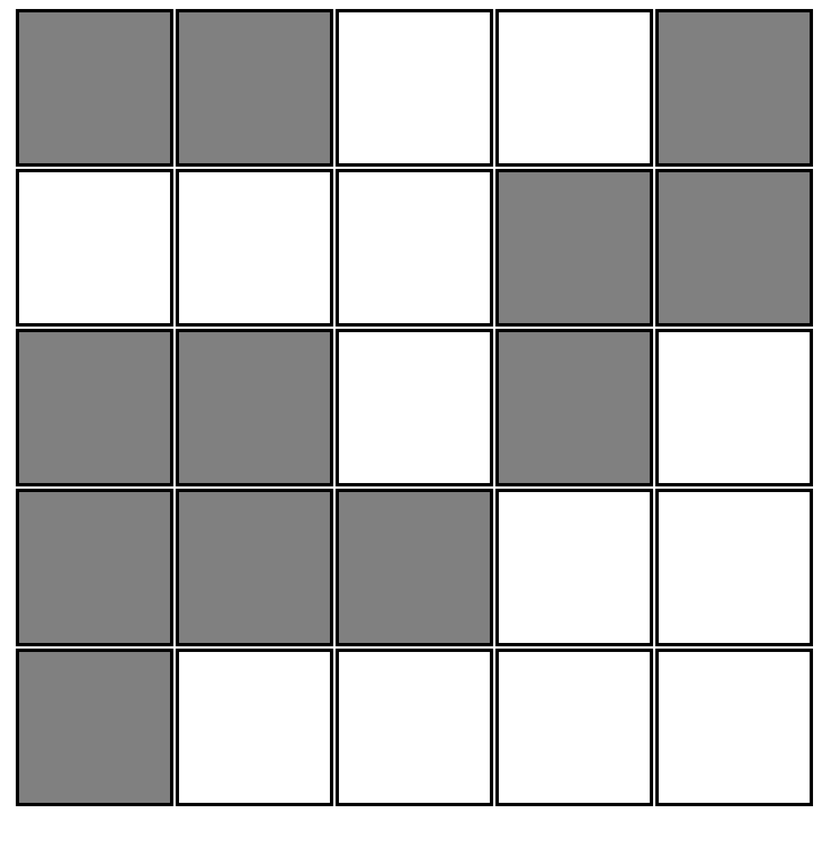
#> input picture learningcv/base6.png, 831 x 849 px, shrunk from 1476 x 1508 before the run
$ python contours2.py
#> lines starting #> are read from the running program, lines starting #| are printed output that depends on the picture; after the words box and inside, x2 and y2 are one past the last pixel; in counts of white or black regions, pixels touching at a corner belong together
import cv2
import numpy as np
from imutils import contours as cnts

img = cv2.imread("base6.png")
#> img is the input picture: shape (849, 831, 3); min 0, max 255, mean 187

cv2.imshow('Original Image',img)
cv2.waitKey()

blurred = cv2.GaussianBlur(img, (5, 5), 0) # Blur
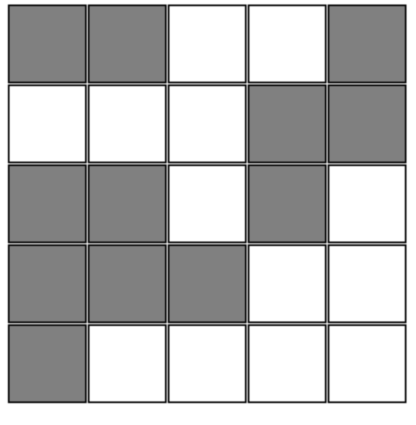
#> blurred: shape (849, 831, 3) (shown at 1/2 size); min 8, max 255, mean 187

canny = cv2.Canny(blurred, 30, 150) # Canny
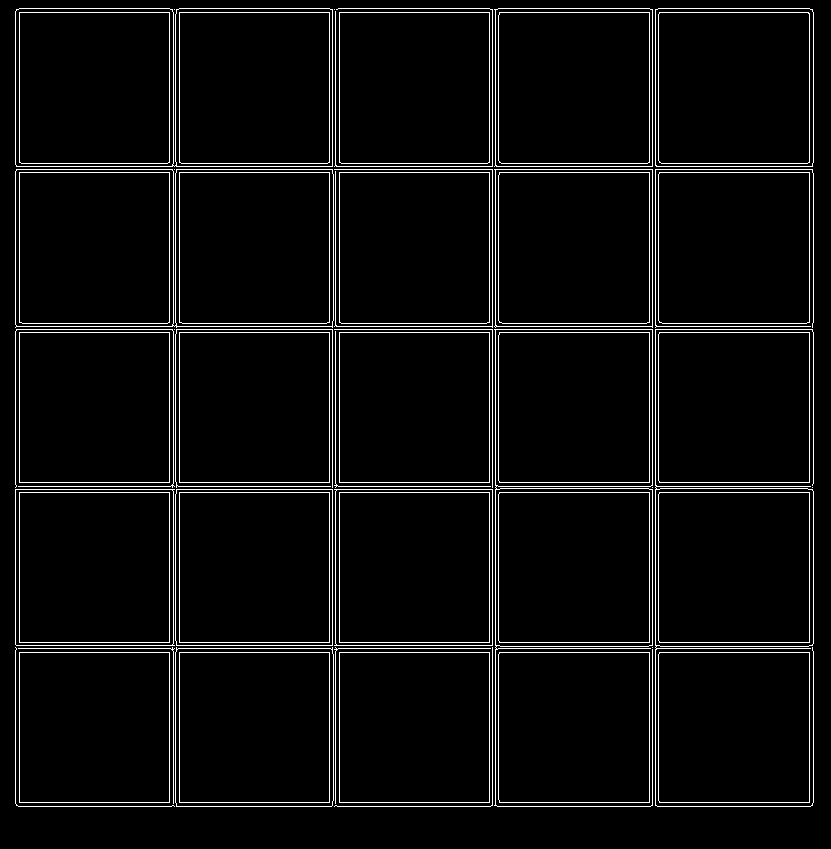
#> canny: shape (849, 831); 4.4% white in thin lines or dots
cv2.imshow('new image', canny)
cv2.waitKey()

contours, _ = cv2.findContours(canny,cv2.RETR_TREE,cv2.CHAIN_APPROX_SIMPLE)
#> contours = 94 contours, 19 with area under 20; largest, box (x1, y1, x2, y2) and area: (15, 8, 333, 167) 49742, (15, 169, 334, 328) 49591, (494, 329, 653, 807) 49442, (655, 8, 814, 167) 24952, (655, 329, 814, 807) 24949
contours = contours[0::4]
#> contours = 24 contours, 4 with area under 20; largest, box (x1, y1, x2, y2) and area: (494, 329, 653, 807) 49442, (655, 329, 814, 807) 24949, (175, 648, 334, 807) 24941, (175, 8, 333, 167) 24789, (175, 169, 334, 327) 24787
print('Cs')
print(img.shape)
#| (849, 831, 3)
bin_rep = ""

# [6 lines of commented-out code are left out]
print(len(contours))
#| 24
for c in contours:
    # print(c)
    print(img[c[0][0][0]+20][c[0][0][1]+20],img[c[0][0][0]+20][c[0][0][1]+20][0] != 255)
    img = cv2.circle(img, (c[0][0][1]+20,c[0][0][0]+20), 5, (0, 0, 255), 2)
    if img[c[0][0][1]+20][c[0][0][0]+20][0] != 255:
        bin_rep += "1"
    else:
        bin_rep += "0"
    cv2.imshow('Original Im',img)
    cv2.waitKey()
#> this loop made 24 passes
#> (c, bin_rep) on passes 2, 3, 20: ([[339, 652], [339, 802], [489, 802], [489, 652]], '00'), ([[652, 647]], '000'), ([[334, 9]], '00001111010111111000')
#> (printed output is left out)
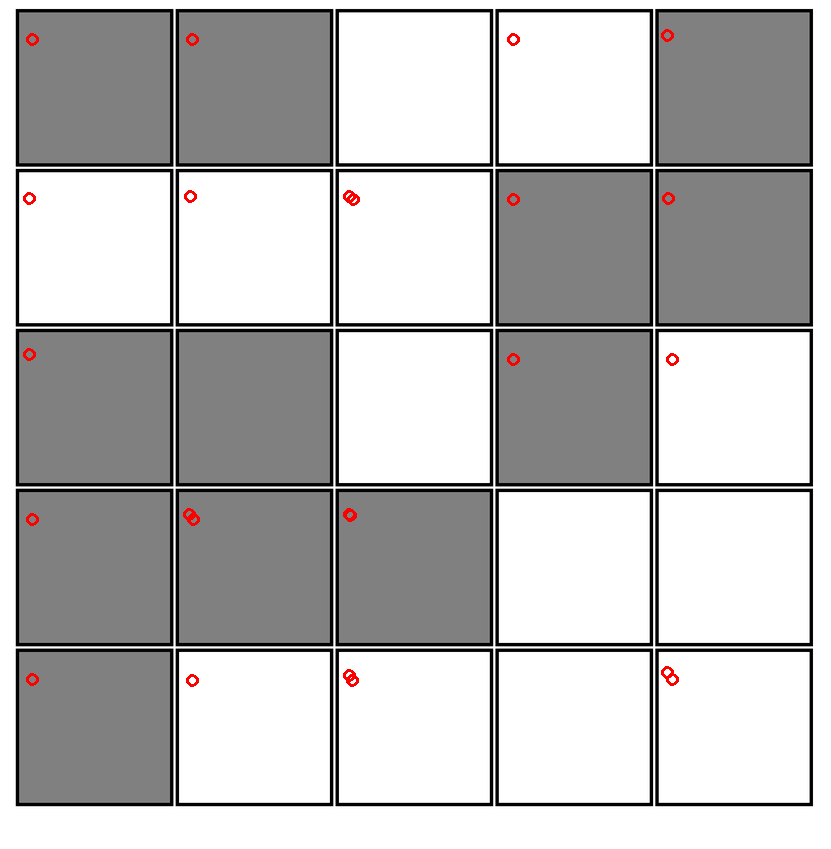
#> img: shape (849, 831, 3); mean B, G, R 186.4, 186.4, 187.2

bin_rep = bin_rep[::-1]
#> bin_rep = '110100011111101011110000'
print(bin_rep)
#| 110100011111101011110000
print(bin_rep == "1100100011110101110010000")
#| False
    # print(img[c[0]])
cv2.imshow('Original Im',img)
cv2.waitKey()
# [7 lines of commented-out code are left out]
cv2.drawContours(canny, contours, -1, 255, 2)
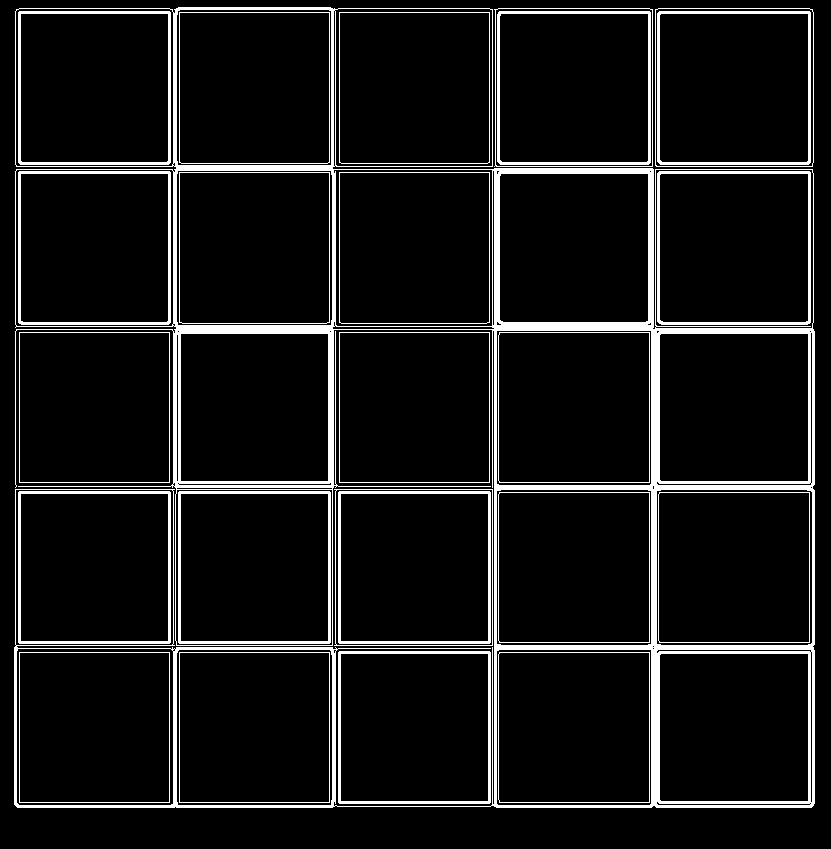
#> canny: shape (849, 831); 8.5% white; 25 white regions, largest, box (x1, y1, x2, y2) and area: (14, 7, 815, 808) 34912, (497, 11, 651, 165) 1804, (657, 11, 811, 165) 1804
thresh = 255 - canny

h, w = thresh.shape[:2]
mask = np.zeros((h+2, w+2), np.uint8)
# Floodfill from point (0, 0)
cv2.floodFill(thresh, mask, (0,0), 123);
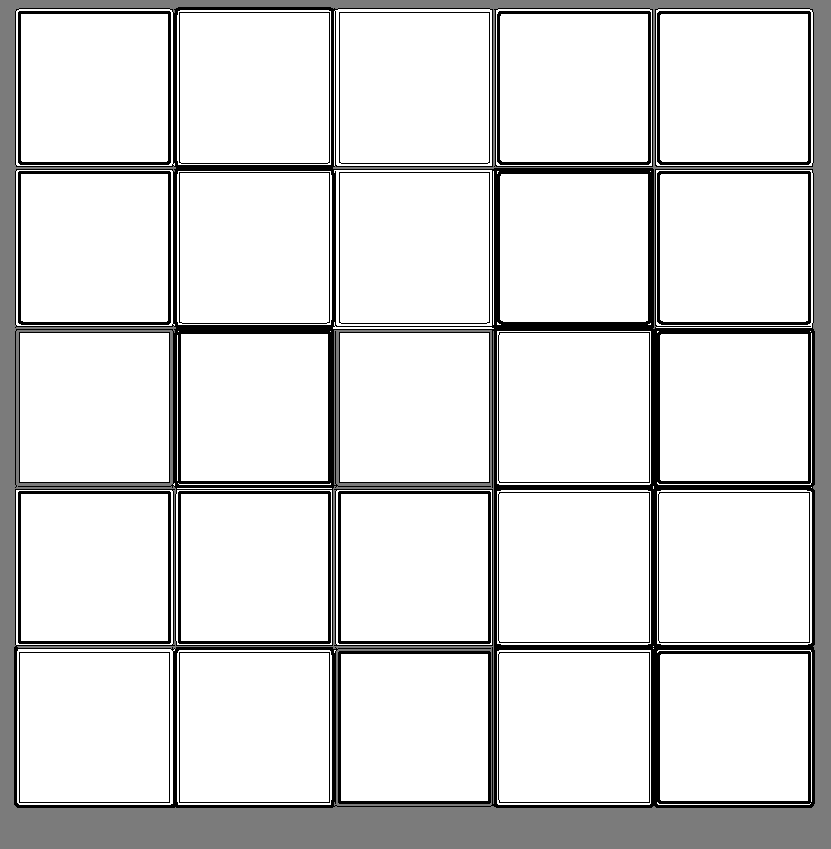
#> thresh: shape (849, 831); min 0, max 255, mean 219.2

cv2.imshow('new image', thresh)
cv2.waitKey()

$ run again, with learningcv/base2.png copied over learningcv/base6.png
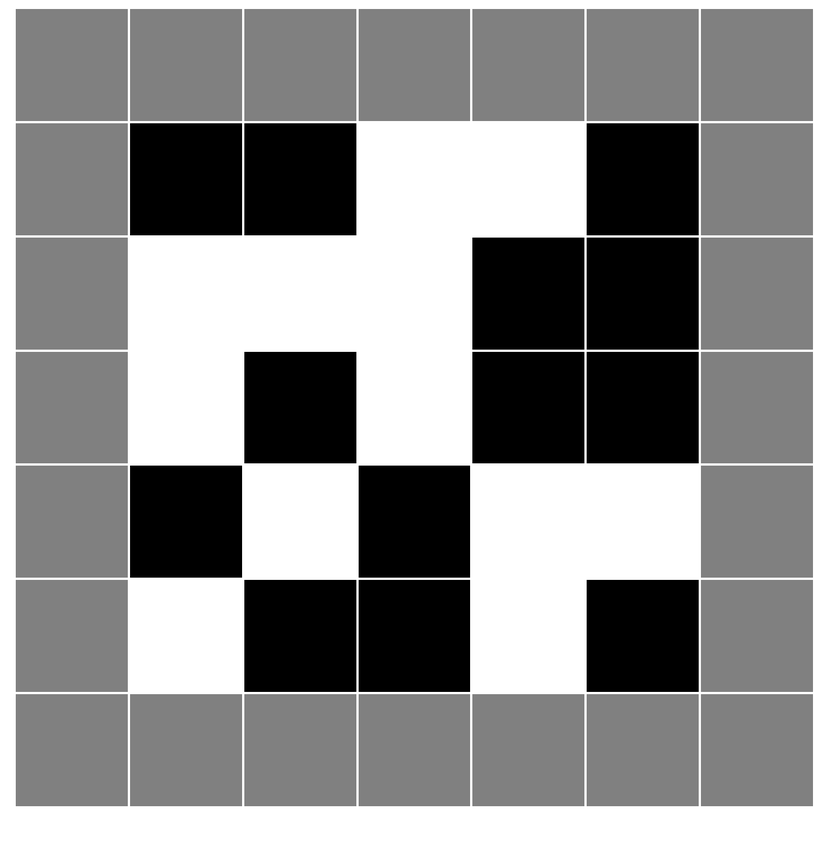
#> input picture learningcv/base2.png, 831 x 849 px, shrunk from 1476 x 1508 before the run
#> img is the input picture: shape (849, 831, 3); min 0, max 255, mean 141.9
#> `canny = cv2.Canny(blurred, 30, 150)`:
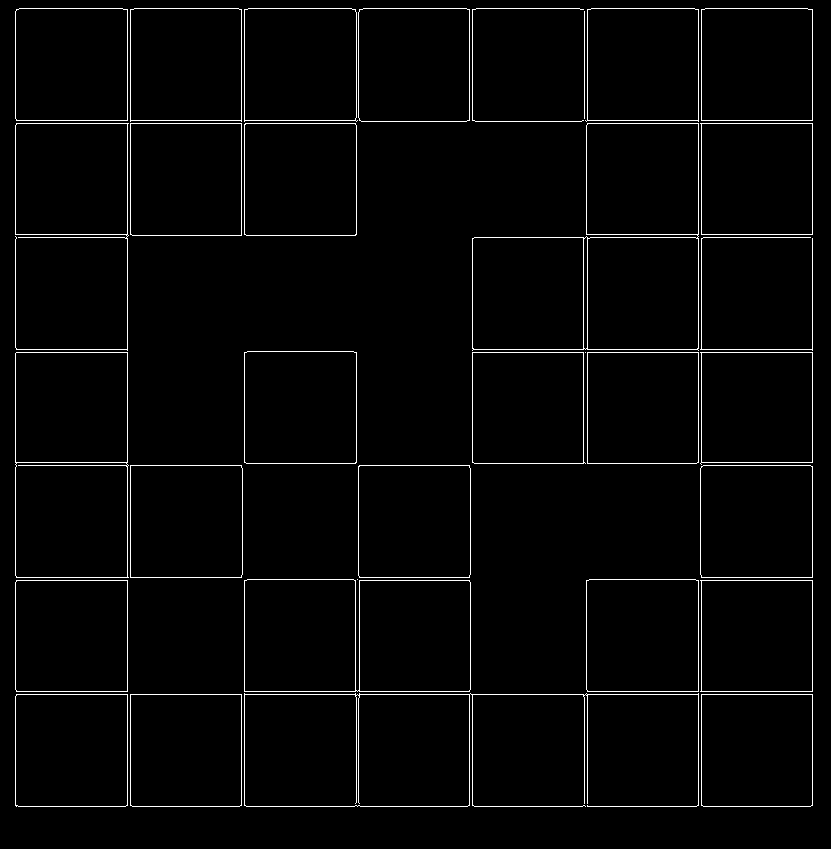
#> canny: shape (849, 831); 2.3% white in thin lines or dots
#> `contours, _ = cv2.findContours(canny,cv2.RETR_TREE,cv2.CHAIN_APPROX_SI..`: contours = 67 contours, 8 with area under 20; largest, box (x1, y1, x2, y2) and area: (472, 123, 699, 351) 37736, (244, 693, 699, 807) 25201, (15, 352, 129, 578) 25196, (244, 694, 470, 807) 25186, (244, 579, 471, 692) 24748
#> `contours = contours[0::4]`: contours = 17 contours, 1 with area under 20; largest, box (x1, y1, x2, y2) and area: (15, 352, 129, 578) 25196, (244, 579, 471, 692) 24748, (15, 694, 128, 807) 12540, (130, 465, 243, 578) 12537, (244, 351, 357, 464) 12537
#| (849, 831, 3)
#| 17
#> the loop `for c in contours:` made 17 passes
#> (c, bin_rep) on pass 3: ([[585, 694], [586, 693], [587, 694], [586, 695]], '111')
#> (printed output is left out)
#| 11111111111111111
#| False
#> `cv2.floodFill(thresh, mask, (0,0), 123);`:
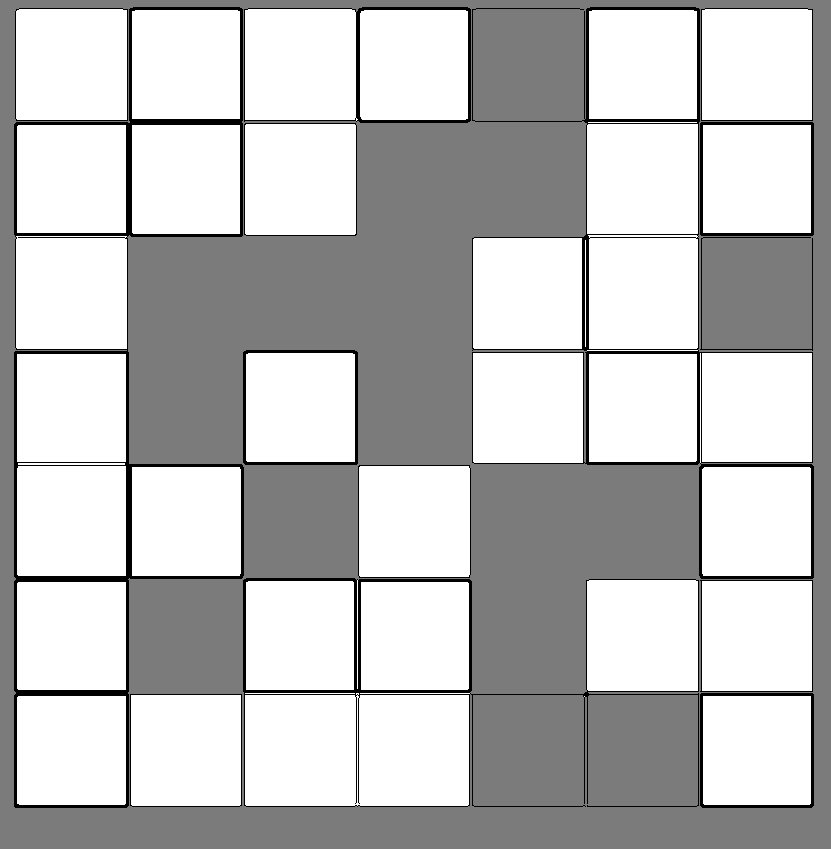
#> thresh: shape (849, 831); min 0, max 255, mean 191.8

$ run again, with learningcv/base3.png copied over learningcv/base6.png
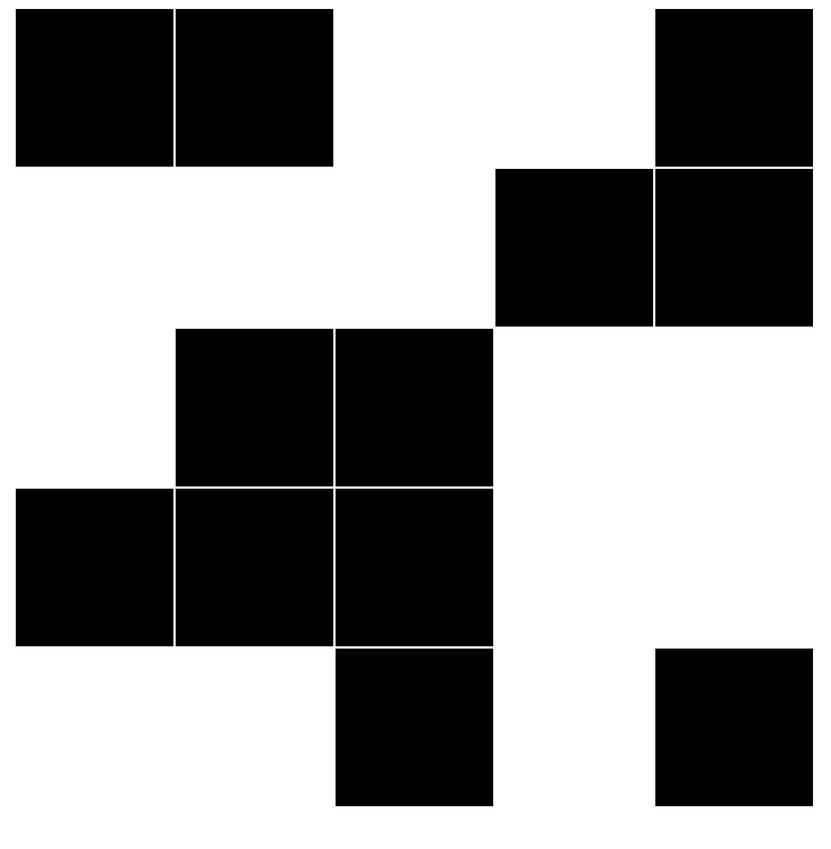
#> input picture learningcv/base3.png, 831 x 849 px, shrunk from 1476 x 1508 before the run
#> img is the input picture: shape (849, 831, 3); min 0, max 255, mean 147.2
#> `canny = cv2.Canny(blurred, 30, 150)`:
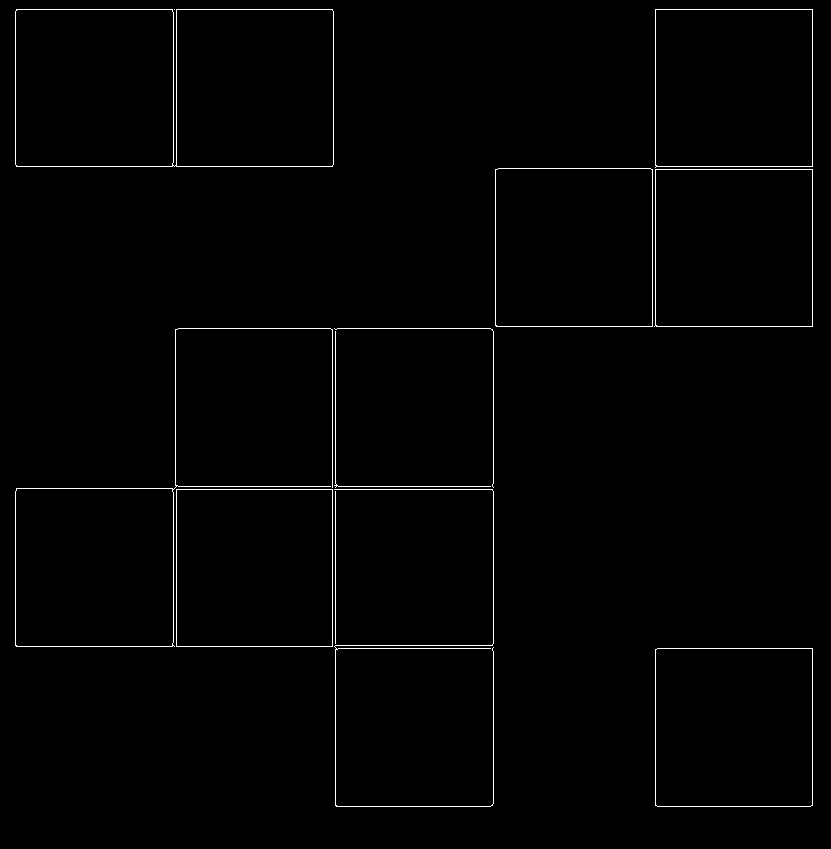
#> canny: shape (849, 831); 1.1% white in thin lines or dots
#> `contours, _ = cv2.findContours(canny,cv2.RETR_TREE,cv2.CHAIN_APPROX_SI..`: contours = 20 contours, 5 with area under 20; largest, box (x1, y1, x2, y2) and area: (15, 9, 334, 167) 49445, (15, 328, 333, 647) 24958, (15, 488, 174, 647) 24951, (655, 648, 813, 807) 24802, (495, 168, 653, 327) 24802
#> `contours = contours[0::4]`: contours = 5 contours, 1 with area under 20; largest, box (x1, y1, x2, y2) and area: (15, 328, 333, 647) 24958, (655, 648, 813, 807) 24802, (495, 168, 653, 327) 24802, (176, 489, 333, 647) 24492
#| (849, 831, 3)
#| 5
#> the loop `for c in contours:` made 5 passes
#> (c, bin_rep) on passes 2, 5: ([[176, 489], [176, 646], [332, 646], [332, 489]], '11'), ([[174, 9]], '11111')
#> (printed output is left out)
#| 11111
#| False
#> `cv2.floodFill(thresh, mask, (0,0), 123);`:
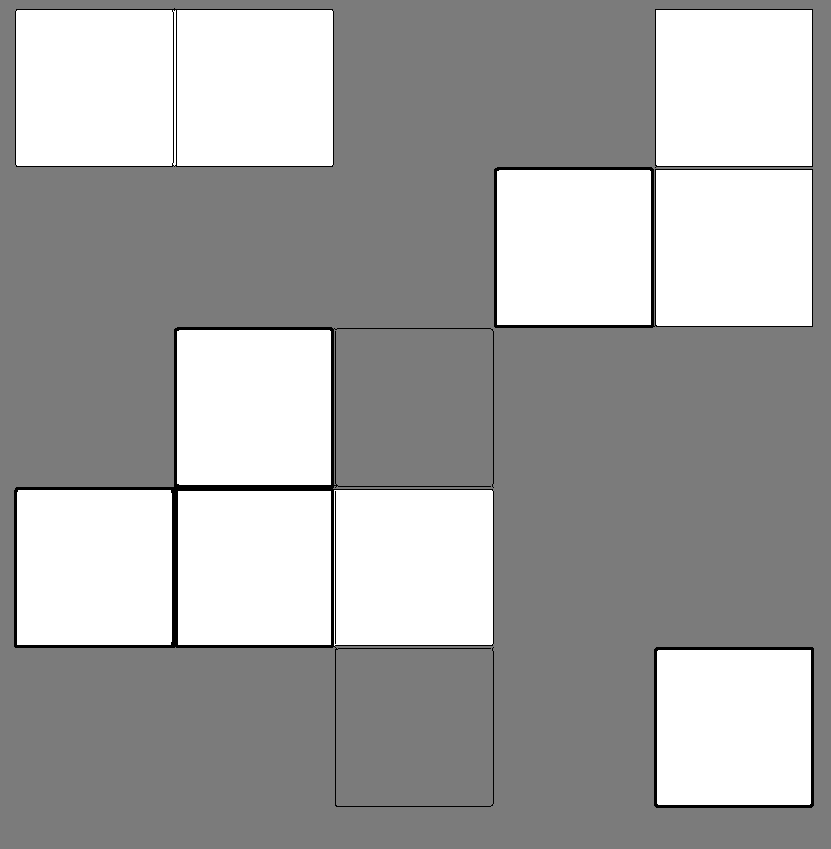
#> thresh: shape (849, 831); min 0, max 255, mean 165.8
